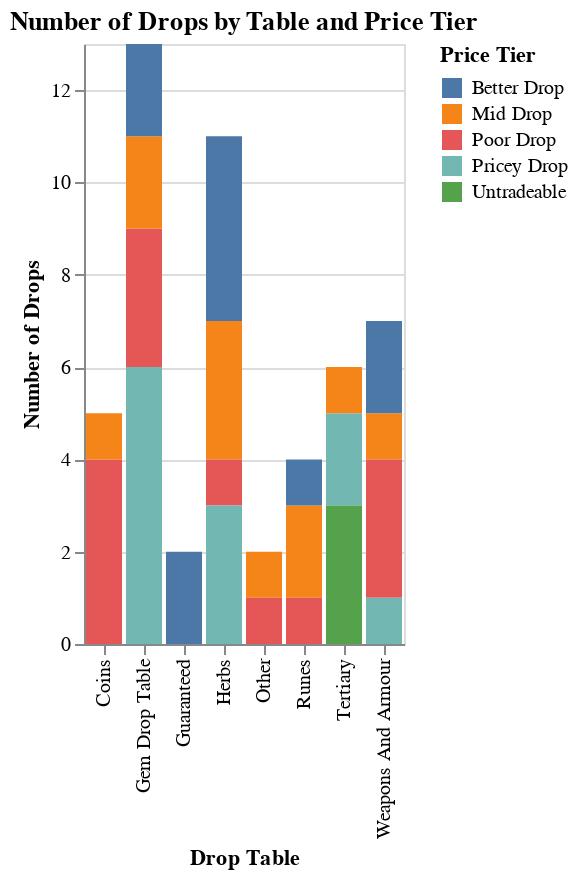

Source (notebook cell):
### Code cell
DropsPerTable = (
    alt.Chart(df)
    .mark_bar()
    .encode(
        x=alt.X("Table Title:N", title="Drop Table"),
        y=alt.Y("count():Q", title="Number of Drops"),
        color=alt.Color("Price Tiered:N", title="Price Tier"),
    )
    .properties(
        title="Number of Drops by Table and Price Tier",
    )
)

DropsPerTable

### Figure 1 — Vega-Lite specification as saved in the notebook (floating-point values rounded to 4 significant figures)
{"config": {"view": {"continuousWidth": 300, "continuousHeight": 300}}, "data": {"name": "data-f8b1f94d5f47cd7dcd99ce7729d52b77"}, "mark": {"type": "bar"}, "encoding": {"color": {"field": "Price Tiered", "title": "Price Tier", "type": "nominal"}, "x": {"field": "Table Title", "title": "Drop Table", "type": "nominal"}, "y": {"aggregate": "count", "title": "Number of Drops", "type": "quantitative"}}, "title": "Number of Drops by Table and Price Tier", "$schema": "https://vega.github.io/schema/vega-lite/v6.1.0.json", "datasets": {"data-f8b1f94d5f47cd7dcd99ce7729d52b77": [{"Item": "Blue Dragonhide", "Table Title": "Guaranteed", "Quantity": 1.0, "Rarity": "1", "Rarity Probability": 1.0, "Rarity Tier": "Common", "Price": 1462.0, "Price Tiered": "Better Drop", "Prices Share in Table": 0.4334}, {"Item": "Dragon Bones", "Table Title": "Guaranteed", "Quantity": 1.0, "Rarity": "1", "Rarity Probability": 1.0, "Rarity Tier": "Common", "Price": 1911.0, "Price Tiered": "Better Drop", "Prices Share in Table": 0.5666}, {"Item": "Steel Platelegs", "Table Title": "Weapons And Armour", "Quantity": 1.0, "Rarity": "4/128", "Rarity Probability": 0.03125, "Rarity Tier": "Uncommon", "Price": 388.0, "Price Tiered": "Mid Drop", "Prices Share in Table": 0.04758}, {"Item": "Mithril Axe", "Table Title": "Weapons And Armour", "Quantity": 1.0, "Rarity": "3/128", "Rarity Probability": 0.02344, "Rarity Tier": "Rare", "Price": 172.0, "Price Tiered": "Poor Drop", "Prices Share in Table": 0.02109}, {"Item": "Steel Battleaxe", "Table Title": "Weapons And Armour", "Quantity": 1.0, "Rarity": "3/128", "Rarity Probability": 0.02344, "Rarity Tier": "Rare", "Price": 200.0, "Price Tiered": "Poor Drop", "Prices Share in Table": 0.02452}, {"Item": "Mithril Spear", "Table Title": "Weapons And Armour", "Quantity": 1.0, "Rarity": "2/128", "Rarity Probability": 0.01562, "Rarity Tier": "Rare", "Price": 236.0, "Price Tiered": "Poor Drop", "Prices Share in Table": 0.02894}, {"Item": "Adamant Full Helm", "Table Title": "Weapons And Armour", "Quantity": 1.0, "Rarity": "1/128", "Rarity Probability": 0.007812, "Rarity Tier": "Very rare", "Price": 1778.0, "Price Tiered": "Better Drop", "Prices Share in Table": 0.218}, {"Item": "Mithril Kiteshield", "Table Title": "Weapons And Armour", "Quantity": 1.0, "Rarity": "1/128", "Rarity Probability": 0.007812, "Rarity Tier": "Very rare", "Price": 1060.0, "Price Tiered": "Better Drop", "Prices Share in Table": 0.13}, {"Item": "Rune Dagger", "Table Title": "Weapons And Armour", "Quantity": 1.0, "Rarity": "1/128", "Rarity Probability": 0.007812, "Rarity Tier": "Very rare", "Price": 4321.0, "Price Tiered": "Pricey Drop", "Prices Share in Table": 0.5299}, {"Item": "Water Rune", "Table Title": "Runes", "Quantity": 75.0, "Rarity": "8/128", "Rarity Probability": 0.0625, "Rarity Tier": "Uncommon", "Price": 375.0, "Price Tiered": "Mid Drop", "Prices Share in Table": 0.1525}, {"Item": "Nature Rune", "Table Title": "Runes", "Quantity": 15.0, "Rarity": "5/128", "Rarity Probability": 0.03906, "Rarity Tier": "Uncommon", "Price": 1545.0, "Price Tiered": "Better Drop", "Prices Share in Table": 0.6283}, {"Item": "Law Rune", "Table Title": "Runes", "Quantity": 3.0, "Rarity": "3/128", "Rarity Probability": 0.02344, "Rarity Tier": "Rare", "Price": 354.0, "Price Tiered": "Mid Drop", "Prices Share in Table": 0.144}, {"Item": "Fire Rune", "Table Title": "Runes", "Quantity": 37.0, "Rarity": "1/128", "Rarity Probability": 0.007812, "Rarity Tier": "Very rare", "Price": 185.0, "Price Tiered": "Poor Drop", "Prices Share in Table": 0.07523}, {"Item": "Grimy Guam Leaf", "Table Title": "Herbs", "Quantity": 1.0, "Rarity": "1/34.1", "Rarity Probability": 0.02933, "Rarity Tier": "Rare", "Price": 326.0, "Price Tiered": "Mid Drop", "Prices Share in Table": 0.01544}, {"Item": "Grimy Marrentill", "Table Title": "Herbs", "Quantity": 1.0, "Rarity": "1/45.5", "Rarity Probability": 0.02198, "Rarity Tier": "Rare", "Price": 258.0, "Price Tiered": "Poor Drop", "Prices Share in Table": 0.01222}, {"Item": "Grimy Tarromin", "Table Title": "Herbs", "Quantity": 1.0, "Rarity": "1/60.7", "Rarity Probability": 0.01647, "Rarity Tier": "Rare", "Price": 286.0, "Price Tiered": "Mid Drop", "Prices Share in Table": 0.01354}, {"Item": "Grimy Harralander", "Table Title": "Herbs", "Quantity": 1.0, "Rarity": "1/78", "Rarity Probability": 0.01282, "Rarity Tier": "Rare", "Price": 488.0, "Price Tiered": "Mid Drop", "Prices Share in Table": 0.02311}, {"Item": "Grimy Ranarr Weed", "Table Title": "Herbs", "Quantity": 1.0, "Rarity": "1/99.3", "Rarity Probability": 0.01007, "Rarity Tier": "Rare", "Price": 6088.0, "Price Tiered": "Pricey Drop", "Prices Share in Table": 0.2883}, {"Item": "Grimy Irit Leaf", "Table Title": "Herbs", "Quantity": 1.0, "Rarity": "1/136.5", "Rarity Probability": 0.007326, "Rarity Tier": "Very rare", "Price": 1896.0, "Price Tiered": "Better Drop", "Prices Share in Table": 0.08979}, {"Item": "Grimy Avantoe", "Table Title": "Herbs", "Quantity": 1.0, "Rarity": "1/182", "Rarity Probability": 0.005495, "Rarity Tier": "Very rare", "Price": 2346.0, "Price Tiered": "Better Drop", "Prices Share in Table": 0.1111}, {"Item": "Grimy Kwuarm", "Table Title": "Herbs", "Quantity": 1.0, "Rarity": "1/218.5", "Rarity Probability": 0.004577, "Rarity Tier": "Very rare", "Price": 2423.0, "Price Tiered": "Pricey Drop", "Prices Share in Table": 0.1148}, {"Item": "Grimy Cadantine", "Table Title": "Herbs", "Quantity": 1.0, "Rarity": "1/273.1", "Rarity Probability": 0.003662, "Rarity Tier": "Very rare", "Price": 3024.0, "Price Tiered": "Pricey Drop", "Prices Share in Table": 0.1432}, {"Item": "Grimy Lantadyme", "Table Title": "Herbs", "Quantity": 1.0, "Rarity": "1/364.1", "Rarity Probability": 0.002746, "Rarity Tier": "Very rare", "Price": 1603.0, "Price Tiered": "Better Drop", "Prices Share in Table": 0.07592}, {"Item": "Grimy Dwarf Weed", "Table Title": "Herbs", "Quantity": 1.0, "Rarity": "1/364.1", "Rarity Probability": 0.002746, "Rarity Tier": "Very rare", "Price": 2377.0, "Price Tiered": "Better Drop", "Prices Share in Table": 0.1126}, {"Item": "Coins", "Table Title": "Coins", "Quantity": 44.0, "Rarity": "29/128", "Rarity Probability": 0.2266, "Rarity Tier": "Common", "Price": 44.0, "Price Tiered": "Poor Drop", "Prices Share in Table": 0.0532}, {"Item": "Coins", "Table Title": "Coins", "Quantity": 132.0, "Rarity": "25/128", "Rarity Probability": 0.1953, "Rarity Tier": "Common", "Price": 132.0, "Price Tiered": "Poor Drop", "Prices Share in Table": 0.1596}, {"Item": "Coins", "Table Title": "Coins", "Quantity": 200.0, "Rarity": "10/128", "Rarity Probability": 0.07812, "Rarity Tier": "Uncommon", "Price": 200.0, "Price Tiered": "Poor Drop", "Prices Share in Table": 0.2418}, {"Item": "Coins", "Table Title": "Coins", "Quantity": 11.0, "Rarity": "5/128", "Rarity Probability": 0.03906, "Rarity Tier": "Uncommon", "Price": 11.0, "Price Tiered": "Poor Drop", "Prices Share in Table": 0.0133}, {"Item": "Coins", "Table Title": "Coins", "Quantity": 440.0, "Rarity": "1/128", "Rarity Probability": 0.007812, "Rarity Tier": "Very rare", "Price": 440.0, "Price Tiered": "Mid Drop", "Prices Share in Table": 0.532}, {"Item": "Adamantite Ore", "Table Title": "Other", "Quantity": 1.0, "Rarity": "3/128", "Rarity Probability": 0.02344, "Rarity Tier": "Rare", "Price": 639.0, "Price Tiered": "Mid Drop", "Prices Share in Table": 0.814}, {"Item": "Bass", "Table Title": "Other", "Quantity": 1.0, "Rarity": "3/128", "Rarity Probability": 0.02344, "Rarity Tier": "Rare", "Price": 146.0, "Price Tiered": "Poor Drop", "Prices Share in Table": 0.186}, {"Item": "Nothing", "Table Title": "Gem Drop Table", "Quantity": null, "Rarity": "1/51.29", "Rarity Probability": 0.0195, "Rarity Tier": "Rare", "Price": 0.0, "Price Tiered": "Poor Drop", "Prices Share in Table": 0.0}, {"Item": "Uncut Sapphire", "Table Title": "Gem Drop Table", "Quantity": 1.0, "Rarity": "1/102.4", "Rarity Probability": 0.009766, "Rarity Tier": "Very rare", "Price": 213.0, "Price Tiered": "Poor Drop", "Prices Share in Table": 0.001528}, {"Item": "Uncut Emerald", "Table Title": "Gem Drop Table", "Quantity": 1.0, "Rarity": "1/204.8", "Rarity Probability": 0.004883, "Rarity Tier": "Very rare", "Price": 443.0, "Price Tiered": "Mid Drop", "Prices Share in Table": 0.003178}, {"Item": "Uncut Ruby", "Table Title": "Gem Drop Table", "Quantity": 1.0, "Rarity": "1/409.6", "Rarity Probability": 0.002441, "Rarity Tier": "Very rare", "Price": 1285.0, "Price Tiered": "Better Drop", "Prices Share in Table": 0.009219}, {"Item": "Chaos Talisman", "Table Title": "Gem Drop Table", "Quantity": 1.0, "Rarity": "1/1,092.27", "Rarity Probability": 0.0009155, "Rarity Tier": "Very rare", "Price": 330.0, "Price Tiered": "Mid Drop", "Prices Share in Table": 0.002368}, {"Item": "Nature Talisman", "Table Title": "Gem Drop Table", "Quantity": 1.0, "Rarity": "1/1,092.27", "Rarity Probability": 0.0009155, "Rarity Tier": "Very rare", "Price": 256.0, "Price Tiered": "Poor Drop", "Prices Share in Table": 0.001837}, {"Item": "Uncut Diamond", "Table Title": "Gem Drop Table", "Quantity": 1.0, "Rarity": "1/1,638.4", "Rarity Probability": 0.0006104, "Rarity Tier": "Very rare", "Price": 2450.0, "Price Tiered": "Pricey Drop", "Prices Share in Table": 0.01758}, {"Item": "Rune Javelin", "Table Title": "Gem Drop Table", "Quantity": 5.0, "Rarity": "1/3,276.8", "Rarity Probability": 0.0003052, "Rarity Tier": "Very rare", "Price": 660.0, "Price Tiered": "Better Drop", "Prices Share in Table": 0.004735}, {"Item": "Loop Half Of Key", "Table Title": "Gem Drop Table", "Quantity": 1.0, "Rarity": "1/3,276.8", "Rarity Probability": 0.0003052, "Rarity Tier": "Very rare", "Price": 10080.0, "Price Tiered": "Pricey Drop", "Prices Share in Table": 0.07229}, {"Item": "Tooth Half Of Key", "Table Title": "Gem Drop Table", "Quantity": 1.0, "Rarity": "1/3,276.8", "Rarity Probability": 0.0003052, "Rarity Tier": "Very rare", "Price": 10360.0, "Price Tiered": "Pricey Drop", "Prices Share in Table": 0.07434}, {"Item": "Rune Spear", "Table Title": "Gem Drop Table", "Quantity": 1.0, "Rarity": "1/52,428.8", "Rarity Probability": 1.907e-05, "Rarity Tier": "Very rare", "Price": 11650.0, "Price Tiered": "Pricey Drop", "Prices Share in Table": 0.08358}, {"Item": "Shield Left Half", "Table Title": "Gem Drop Table", "Quantity": 1.0, "Rarity": "1/104,857.6", "Rarity Probability": 9.537e-06, "Rarity Tier": "Very rare", "Price": 64480.0, "Price Tiered": "Pricey Drop", "Prices Share in Table": 0.4626}, {"Item": "Dragon Spear", "Table Title": "Gem Drop Table", "Quantity": 1.0, "Rarity": "1/139,810.13", "Rarity Probability": 7.153e-06, "Rarity Tier": "Very rare", "Price": 37180.0, "Price Tiered": "Pricey Drop", "Prices Share in Table": 0.2668}, {"Item": "Ensouled Dragon Head", "Table Title": "Tertiary", "Quantity": 1.0, "Rarity": "1/50", "Rarity Probability": 0.02, "Rarity Tier": "Rare", "Price": 2879.0, "Price Tiered": "Pricey Drop", "Prices Share in Table": 0.4923}, {"Item": "Scaly Blue Dragonhide", "Table Title": "Tertiary", "Quantity": 1.0, "Rarity": "1/50", "Rarity Probability": 0.02, "Rarity Tier": "Rare", "Price": 481.0, "Price Tiered": "Mid Drop", "Prices Share in Table": 0.08225}, {"Item": "Brimstone Key", "Table Title": "Tertiary", "Quantity": 1.0, "Rarity": "1/98", "Rarity Probability": 0.0102, "Rarity Tier": "Rare", "Price": 0.0, "Price Tiered": "Untradeable", "Prices Share in Table": 0.0}, {"Item": "Frozen Tear", "Table Title": "Tertiary", "Quantity": 8.0, "Rarity": "1/100", "Rarity Probability": 0.01, "Rarity Tier": "Very rare", "Price": 2488.0, "Price Tiered": "Pricey Drop", "Prices Share in Table": 0.4254}, {"Item": "Tooth Half Of Key (Moon Key)", "Table Title": "Tertiary", "Quantity": 1.0, "Rarity": "1/636", "Rarity Probability": 0.001572, "Rarity Tier": "Very rare", "Price": 0.0, "Price Tiered": "Untradeable", "Prices Share in Table": 0.0}, {"Item": "Clue Scroll (Hard)", "Table Title": "Tertiary", "Quantity": 1.0, "Rarity": "1/128", "Rarity Probability": 0.007812, "Rarity Tier": "Very rare", "Price": 0.0, "Price Tiered": "Untradeable", "Prices Share in Table": 0.0}]}}
